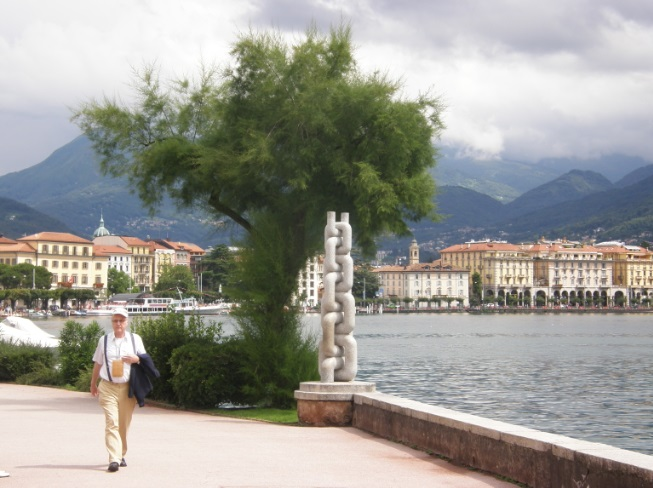
#> input picture ЛР3/chain_small.jpg, 653 x 488 px, found by its file name
$ jupyter execute homework-practice-03-linregr-Emelianov.ipynb.ipynb   (shell and % lines are left out)
#> lines starting #> are read from the running program, lines starting #| are printed output that depends on the picture
# Лабораторная работа 3

## Сингулярное разложение и его приложения

Напомним, что сингулярным разложением (SVD, Singular value decomposition) матрицы $A$ размера $m\times n$ называется представление

$$A = U\Sigma V^T,$$

где $U$ — ортогональная матрица размера $m\times m$, $V$ — ортогональная матрица размера $n\times n$, $\Sigma = \mathrm{diag}(\sigma_1,\sigma_2,\sigma_3,\ldots)$ — диагональная матрица размера $m\times n$, в которой $\sigma_1\geqslant\sigma_2\geqslant\ldots\geqslant0$.

На самом деле требование, чтобы матрицы $U$ и $V$ были квадратными, избыточно. *Усечённым сингулярным разложением* мы будем называть разложение

$$A = U\Sigma V^T,$$

где $U$ и $V$ — матрицы с ортонормированными столбцами размеров $m\times k$ и $n \times k$ соответственно, $\Sigma$ — диагональная матрица размера $k\times k$, где $k = \min(m,n)$. Далее мы будем работать исключительно с усечённым разложением.

### Сжатие данных с помощью SVD = построение низкорангового приближения

Введём *норму Фробениуса* матрицы как

$$||A||_{frob} = \sqrt{\mathrm{tr}{A^TA}} = \sqrt{\sum\limits_{i,j}a^2_{i,j}}$$

Иными словами, это обычное евклидово расстояние на пространстве, которое получается, если все матрицы вытянуть в длинные векторы.

Зададимся вопросом: как найти матрицу $A_{r}$ ранга $r$, наименее отличающуюся от $A$ по норме Фробениуса (то есть для которой норма разности $||A - A_{r}||_{frob}$ минимальна). Оказывается, это можно сделать с помощью сингулярного разложения:

**Теорема.** Пусть $\Sigma_{r}$ — это матрица, полученная из $\Sigma$ заменой диагональных элементов $\sigma_{i}$ ($i > r$) нулями, тогда $A_{r} = U\Sigma_{r}V^T$.

Это можно переписать и в более экономичном виде. Если

$$A = \underbrace{
\begin{pmatrix}
u_{11} & \ldots & u_{1k}\\
\vdots & & \vdots\\
u_{m1} & \ldots & u_{mk}
\end{pmatrix}}_{=U}\cdot\underbrace{{
\begin{pmatrix}
\sigma_{1} & &\\
 & \sigma_{2} & \\
 & & \ddots
\end{pmatrix}}
}_{=\Sigma}\cdot \underbrace{
\begin{pmatrix}
v_{11} & \ldots & v_{n1}\\
\vdots & & \vdots\\
v_{1k} & \ldots & v_{nk}
\end{pmatrix}}_{=V^T}$$

то

$$A_{r} = \underbrace{
\begin{pmatrix}
u_{11} & \ldots & u_{1r}\\
\vdots & & \vdots\\
u_{m1} & \ldots & u_{mr}
\end{pmatrix}}_{=U_r}\cdot\underbrace{{
\begin{pmatrix}
\sigma_{1} & &\\
 & \ddots & \\
 & & \sigma_{r}
\end{pmatrix}}
}_{=\Sigma_r}\cdot \underbrace{
\begin{pmatrix}
v_{11} & \ldots & v_{n1}\\
\vdots & & \vdots\\
v_{1r} & \ldots & v_{nr}
\end{pmatrix}}_{=V^T_r}$$

При этом

$$||A - A_{r}||_{frob} = \sqrt{\sum\limits_{i\geqslant r+1} \sigma_{i}^2}$$

Если сингулярные значения матрицы падают достаточно быстро (а в реальных задачах часто бывает именно так), то норма разности будет малой при сравнительно небольшом значении $r$.

На хранение исходной матрицы нам требовалось $m\times n$ памяти. Теперь же, если мы будем хранить отдельно $U_r$, $V_r$ и диагональные элементы $\Sigma_r$, затраты памяти составят $mr + nr + r = r(m + n + 1)$.

**Разложение на компоненты ранга 1**

Обозначим через $u_1,\ldots, u_k$ столбцы матрицы $U$, а через $v_1, \ldots, v_k$ столбцы матрицы $V$. Тогда имеет место равенство

$$A = u_1\sigma_{1}v_1^T + u_2\sigma_{2}v_2^T + u_3\sigma_{3}v_3^T + \ldots$$

Матрицу $u_k\sigma_{k}v_k^T = \sigma_{k}u_kv_k^T$ мы будем называть $k$-й компонентой ранга 1 матрицы $A$. Отметим, что слагаемые в этой сумме ортогональны относительно скалярного произведения $(X, Y) = \mathrm{tr}(X^TY)$ (порождающего норму Фробениуса).

Как нетрудно заметить,

$$A_{r} = \sigma_{1}u_1v_1^T + \sigma_{2}u_2v_2^T + \ldots + \sigma_{r}u_rv_r^T$$

**Технические детали (SVD в Питоне)**

Есть несколько способов сделать в Питоне сингулярное разложение; мы пока предлагаем Вам использовать

`import scipy.linalg as sla`

`U, S, Vt = sla.svd(X, full_matrices=False)`

Для ознакомления с особенностями этой функции рекомендуем обратиться к [документации](https://docs.scipy.org/doc/scipy/reference/generated/scipy.linalg.svd.html) (в частности, обратите внимание на то, какие именно объекты она возвращает).

### Правила оформления графиков

При работе с данными часто неудобно делать какие-то выводы, если смотреть на таблицу и числа в частности, поэтому важно уметь визуализировать данные.

У matplotlib, конечно же, есть [документация](https://matplotlib.org/users/index.html) с большим количеством [примеров](https://matplotlib.org/examples/), но для начала достаточно знать про несколько основных типов графиков:
- plot — обычный поточечный график, которым можно изображать кривые или отдельные точки;
- hist — гистограмма, показывающая распределение некоторой величины;
- scatter — график, показывающий взаимосвязь двух величин;
- bar — столбцовый график, показывающий взаимосвязь количественной величины от категориальной.

Ещё одна билиотека для визуализации: [seaborn](https://jakevdp.github.io/PythonDataScienceHandbook/04.14-visualization-with-seaborn.html). Это настройка над matplotlib, иногда удобнее и красивее делать визуализации через неё.

Не забывайте про базовые принципы построения приличных графиков:
- оси должны быть подписаны, причём не слишком мелко;
- у графика должно быть название;
- если изображено несколько графиков, то необходима поясняющая легенда;
- для точек из разных выборок, необходимо использовать разные цвета;
- все линии на графиках должны быть чётко видны (нет похожих цветов или цветов, сливающихся с фоном);
- размер графика должен быть таким, чтобы по нему несложно было сделать необходимые выводы о данных;
- если отображена величина, имеющая очевидный диапазон значений (например, проценты могут быть от 0 до 100), то желательно масштабировать ось на весь диапазон значений (исключением является случай, когда вам необходимо показать малое отличие, которое незаметно в таких масштабах).

Помните, что проверяющий имеет право снизить оценку за неопрятные графики.

### Оценивание

Обратите внимание, что в каждом разделе есть задания на написания кода и есть вопросы. Вопросы дополняют задачи и направлены на то, чтобы проинтерпретировать или обосновать происходящее. Код без интерпретации не имеет смысла, поэтому отвечать на вопросы обязательно — за отсутствие ответов мы будем снижать баллы за задачи. Если Вы ответите на вопросы, но не напишете корректный код к соответствующим оцениваемым задачам, то в подавляющем большинстве случаев баллы за такое выставлены не будут.

### Формат сдачи
Задания сдаются через систему Anytask. Инвайт можно найти на странице курса. Присылать необходимо ноутбук с выполненным заданием. Сам ноутбук называйте в формате homework-practice-03-linregr-Username.ipynb, где Username — Ваша фамилия.

### Задание 1. Сжатие данных с помощью SVD

Загрузите выложенную на странице курса фотографию.

[cell 1]
import numpy as np
from skimage.io import imread

img = imread(r'chain_small.JPG')
#> img is the input picture: shape (488, 653, 3); mean R, G, B 154.9, 154.4, 147.8
img = img.mean(axis=2) # это матрица из интенсивностей серого цвета; её уже можно подвергать SVD
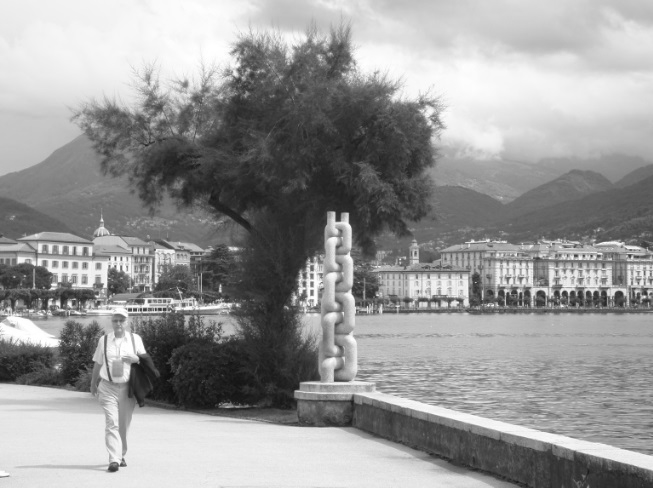
#> img: shape (488, 653) float64; min 15, max 255, mean 152.4

Нарисуйте картинку:

[cell 2]
import matplotlib.pyplot as plt

imgplot = plt.imshow(img, cmap='gray')

Постройте сингулярное разложение этой матрицы.

[cell 3]
from numpy.linalg import svd

U, S, VT = svd(img, full_matrices=False)
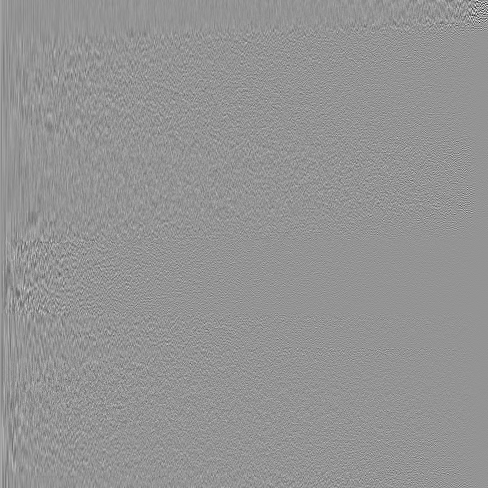
#> U: shape (488, 488) float64; min -0.58, max 0.419, mean 8.37e-05; drawn with min black and max white
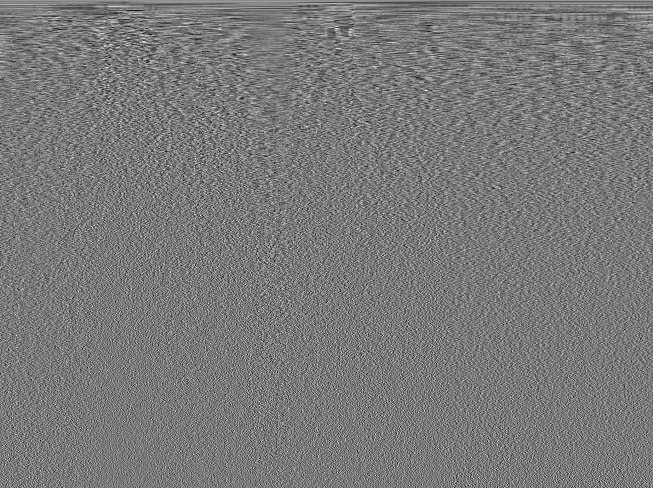
#> VT: shape (488, 653) float64; min -0.196, max 0.214, mean 8.81e-05; drawn with min black and max white
#> S = 488 values, max 89798.6 at index 0, min 2.82 at index 487, mean 568

**1. [0.1 балла]** Нарисуйте график диагональных элементов матрицы $\Sigma$:

[cell 4]
diag_elements = np.diag(S)

plt.plot(diag_elements, marker='o')
plt.title("Диагональные элементы матрицы Σ")
plt.xlabel("Индекс")
plt.ylabel("Значение")
plt.grid(True)
plt.ylim(0, 20000)
plt.show()
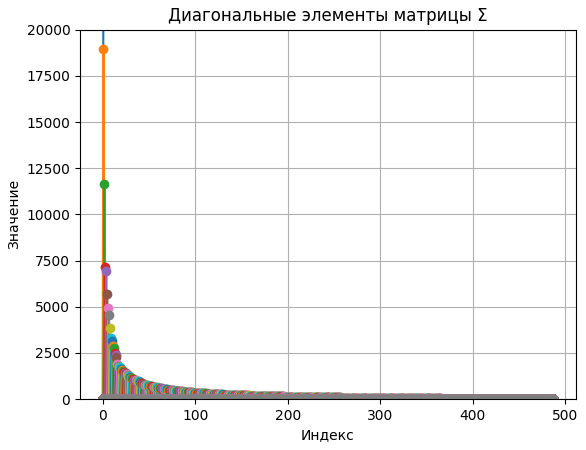
#> figure drawn by matplotlib, 1 panel; curve peaks at x = 0, y = 89798.6; curve peaks at x = 1, y = 18956.5; curve peaks at x = 2, y = 11665.9

Кажется, что они убывают достаточно быстро и есть надежда, что первые несколько компонент дадут картинку, близкую к исходной.

**Важно:** при визуализации различных компонент в этом задании используйте только матричные операции. В частности, избегайте циклов, функций `map` и `reduce`, а также специальных функций, находящих суммы компонент.

**2. [0.1 балла]** Визуализуйте первую компоненту ранга 1. Ожидали ли Вы увидеть именно это? Поясните.

[cell 5]
import numpy as np
import matplotlib.pyplot as plt

rank1 = S[0] * np.outer(U[:, 0], VT[0, :])
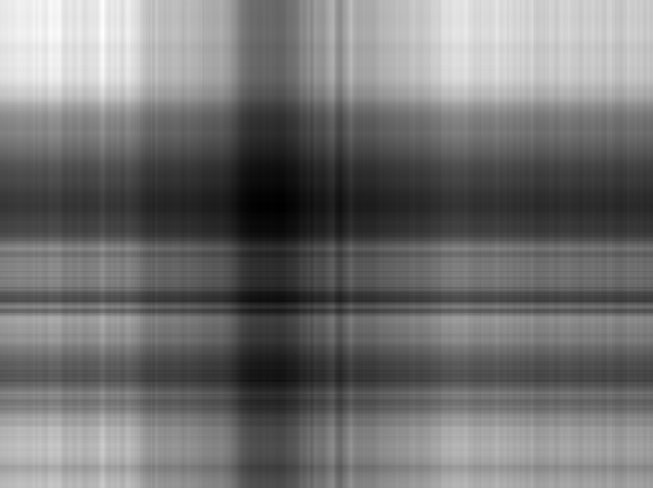
#> rank1: shape (488, 653) float64; min 58.42, max 267.9, mean 152.7; drawn with min black and max white

# Визуализируем:
plt.imshow(rank1, cmap='gray', aspect='equal')
plt.title("Rank-1 приближение")
plt.axis('off')
plt.show()

**3. [0.5 балла]** Визуализуйте суммы компонент ранга 1 с первой по двадцатую, с первой по пятидесятую, с двадцатой по сотую, с двадцатой по последнюю. Сделайте выводы.

[cell 6]
r = S.shape[0]
A = U @ np.diag(S) @ VT


k1, k2 = 1, 20
A_1_20 = U[:, :k2] @ np.diag(S[:k2]) @ VT[:k2, :]
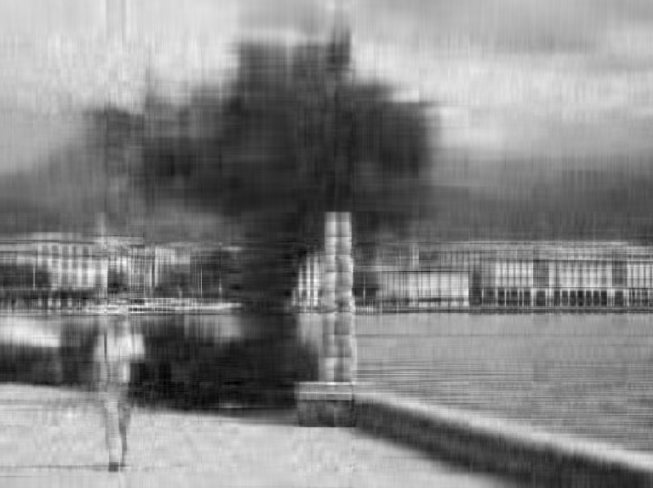
#> A_1_20: shape (488, 653) float64; min 0.264, max 290.2, mean 152.4; drawn with min black and max white


k1, k2 = 1, 50
A_1_50 = U[:, :k2] @ np.diag(S[:k2]) @ VT[:k2, :]
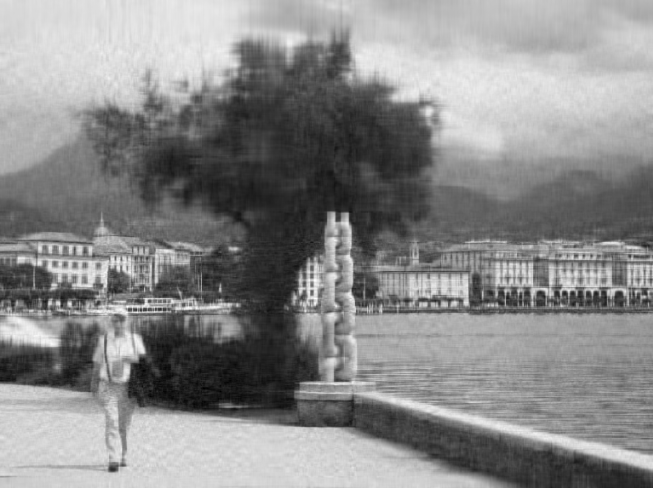
#> A_1_50: shape (488, 653) float64; min 3.37, max 279.1, mean 152.4; drawn with min black and max white


p, q = 20, 100
A_20_100 = U[:, p-1:q] @ np.diag(S[p-1:q]) @ VT[p-1:q, :]
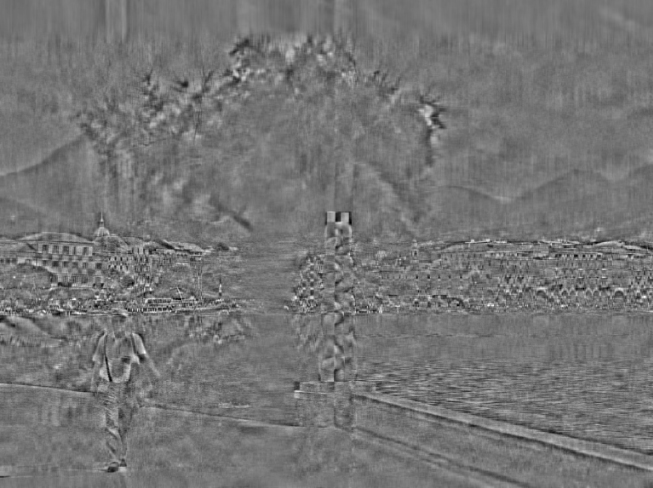
#> A_20_100: shape (488, 653) float64; min -97.13, max 114.3, mean 0; drawn with min black and max white


p = 20
A_20_end = U[:, p-1:r] @ np.diag(S[p-1:r]) @ VT[p-1:r, :]


fig, axes = plt.subplots(2, 2, figsize=(8, 8))
axes = axes.ravel()

vmin, vmax = A.min(), A.max()
#> vmin = 15; vmax = 255

axes[0].imshow(A_1_20, cmap='gray', vmin=vmin, vmax=vmax, aspect='equal')
axes[0].set_title("1–20")
axes[0].axis('off')

axes[1].imshow(A_1_50, cmap='gray', vmin=vmin, vmax=vmax, aspect='equal')
axes[1].set_title(" 1–50")
axes[1].axis('off')

axes[2].imshow(A_20_100, cmap='gray', vmin=vmin, vmax=vmax, aspect='equal')
axes[2].set_title("20–100")
axes[2].axis('off')

axes[3].imshow(A_20_end, cmap='gray', vmin=vmin, vmax=vmax, aspect='equal')
axes[3].set_title("20–последняя")
axes[3].axis('off')

plt.tight_layout()
plt.show()

**4. [0.35 балла]** Как Вам кажется, какие компоненты нужно взять для достаточно хорошего восстановления исходного изображения? Аргументируйте свой ответ. Не забудьте визуализировать сумму выбранных компонент.

*Комментарий: для получения полного балла за это задания постарайтесь привести более убедительный аргумент, нежели Ваши субъективные впечатления от сравнения полученного изображения с исходным.*

**Ответ:** достаточно взять первые $k$ (например 60) компонент, чтобы накрыть 90 % суммарной энергии. Всё, что после этих компонент - это мелкая детализация и шум

[cell 7]
import numpy as np
import matplotlib.pyplot as plt

r = S.shape[0]
k = 60
k = min(r, k)

A_1_60 = U[:, :k] @ np.diag(S[:k]) @ VT[:k, :]


min_tail, max_tail = A_1_60.min(), A_1_60.max()
#> min_tail = 9.06; max_tail = 281.2
A_1_60_norm = (A_1_60 - min_tail) / (max_tail - min_tail)

plt.figure(figsize=(5, 5))
plt.imshow(A_1_60_norm, cmap='gray', aspect='equal')
plt.title("Сумма компонент 1–60")
plt.axis('off')
plt.show()

**5. [0.15 балла]** Во сколько раз меньше памяти (теоретически) потребуется для хранения нового изображения по сравнению с исходным?

**Ответ**

Примерно в $\frac{mn}{k(m+n+1)}$ раз, где $m\times n$ — размер оригинала, а $k$ — число оставленных сингулярных компонент.

Потому что вместо $m\times n$ чисел нужно хранить только $U$, $V^T$ и вектор из $k$ сингулярных значений, то есть всего

$$
mk + k + kn = k(m+n+1)
$$

**6. [0.25 балла]** Подсчитайте, сколько в действительности места в памяти компьютера занимают исходная матрица и компоненты её сингулярного разложения. Согласуется ли этот результат с ответом предыдущего пункта? Сделайте выводы.

**Ответ**: посчитаем сколько места в памяти занимает оригинальное изображение и изображение из первых 60 компонент

[cell 8]
full_A_bytes = A.nbytes
#> full_A_bytes = 2549312

full_U_bytes = U.nbytes
#> full_U_bytes = 1905152
full_S_bytes = S.nbytes
#> full_S_bytes = 3904
full_VT_bytes = VT.nbytes
#> full_VT_bytes = 2549312
full_svd_bytes = full_U_bytes + full_S_bytes + full_VT_bytes
#> full_svd_bytes = 4458368

r = S.shape[0]
k = min(60, r)

U_k = U[:, :k]
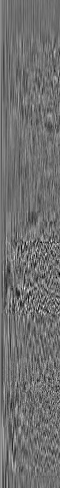
#> U_k: shape (488, 60) float64; min -0.229, max 0.29, mean 0.000692; drawn with min black and max white
S_k = S[:k]
#> S_k = 60 values, max 89798.6 at index 0, min 641.4 at index 59, mean 3665.8
VT_k = VT[:k, :]
#> (the rest of the program and of its run is left out)
